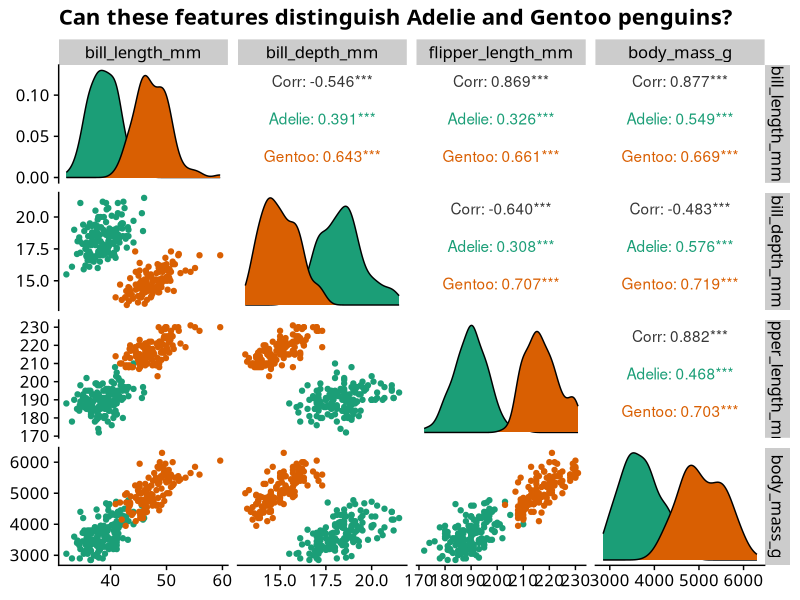
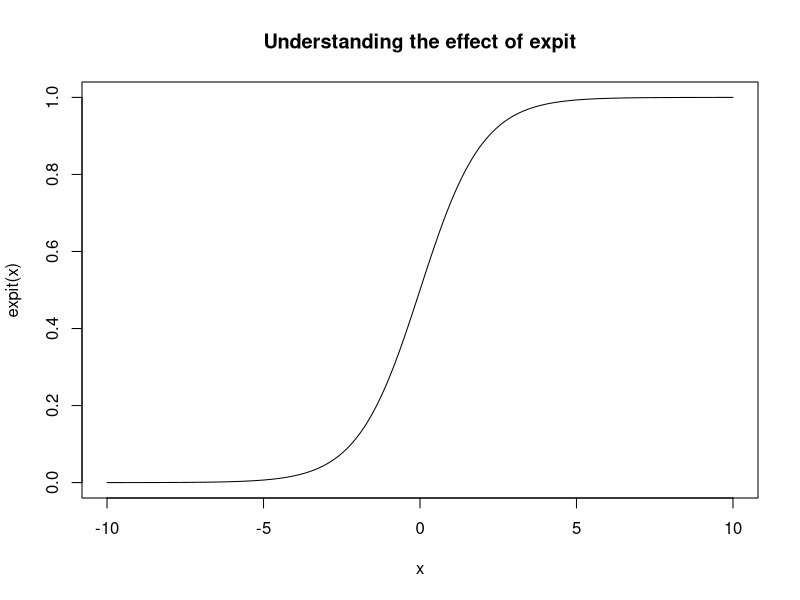
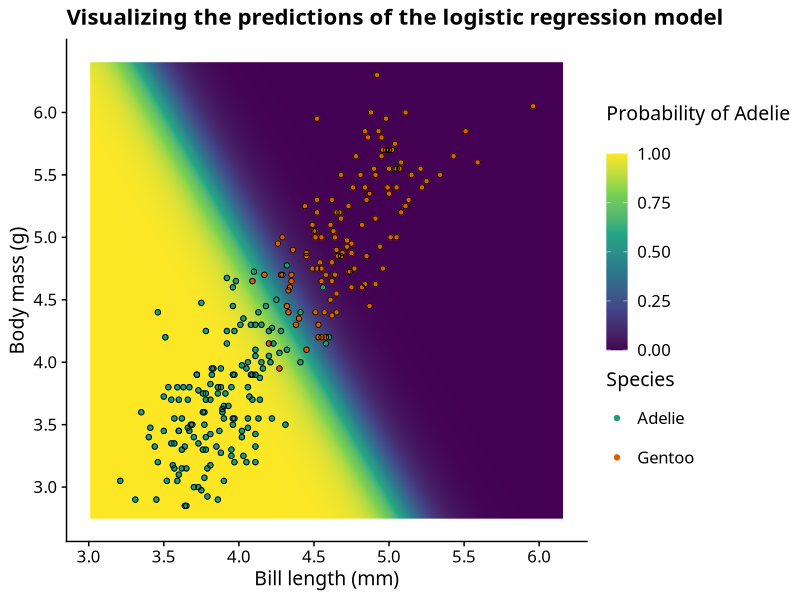

Generate these figures, in order, with R:
## ---- chunk 1
library(tidyverse)
library(gganimate)

library(Hmisc)

library(palmerpenguins)

library(patchwork)
library(kableExtra)
library(glue)

# Set global ggplot theme
theme_set(cowplot::theme_cowplot(font_size=14,
                                 font_family = "Source Sans Pro"))
## ---- chunk 2
# Load and rename data
data(penguins)
df <- penguins
## ---- chunk 3
df <-
df %>%
  filter(species %in% c("Adelie", "Gentoo")) %>%
  mutate(adelie = as.integer(species == "Adelie")) %>%
  select(species, adelie, bill_length_mm:body_mass_g) %>%
  drop_na()
## ---- chunk 4
#| echo: false

# View data
df %>%
  kbl() %>%
  kable_styling() %>%
  scroll_box(height = "300px")
## ---- chunk 5
html(describe(df))
## ---- chunk 6
#| column: page-right
#| fig-width: 12
df %>%
  GGally::ggpairs(mapping = aes(color=species),
                  columns = c("bill_length_mm",
                              "bill_depth_mm",
                              "flipper_length_mm",
                              "body_mass_g"),
                  title = "Can these features distinguish Adelie and Gentoo penguins?") +
  scale_color_brewer(palette="Dark2") +
  scale_fill_brewer(palette="Dark2")
## ---- chunk 7
df$bill_length_cm <- df$bill_length_mm / 10
df$body_mass_kg <- df$body_mass_g / 1000
## ---- chunk 8
# This is a naive implementation that can overflow for large x
# expit <- function(x) exp(x) / (1 + exp(x))

# Better to use the built-in version
expit <- plogis
## ---- chunk 9
# Plot the output of the expit() function for x values between -10 and 10
x <- seq(-10, 10, length.out=1e5)
plot(x,
     expit(x),
     type = "l",
     main = "Understanding the effect of expit")
## ---- chunk 10
# Fit the logistic regression model
model_glm <- glm(adelie ~ bill_length_cm + body_mass_kg,
                 family=binomial(link = "logit"),
                 data=df)
## ---- chunk 11
# Create a grid of values on which to evaluate probabilities
grid <-
crossing(bill_length_cm = seq(min(df$bill_length_cm)-0.2, max(df$bill_length_cm)+0.2, 0.001),
         body_mass_kg = seq(min(df$body_mass_kg)-0.1, max(df$body_mass_kg)+0.1, 0.005))
## ---- chunk 12
# Take a look at the structure of `grid`
head(grid)
## ---- chunk 13
grid$predicted <- predict(model_glm, grid, type = "response")
## ---- chunk 14
#| column: page-right
#| fig-width: 12
grid %>%
  ggplot() +
  aes(x=bill_length_cm,
      y=body_mass_kg) +
  geom_raster(aes(fill=predicted)) +
  geom_point(data=df, mapping = aes(color=species)) +
  geom_point(data=df, color="black", shape=21) +
  scale_fill_viridis_c(breaks = seq(0, 1, 0.25),
                       limits=c(0,1)) +
  scale_color_brewer(palette="Dark2") +
  scale_x_continuous(breaks=seq(3, 6, 0.5)) +
  scale_y_continuous(breaks=seq(3, 6, 0.5)) +
  labs(fill = "Probability of Adelie\n",
       color = "Species",
       x = "Bill length (mm)",
       y = "Body mass (g)",
       title = "Visualizing the predictions of the logistic regression model") +
  theme(legend.key.height = unit(1, "cm"))
## ---- chunk 15
neg_loglikelihood_function <- function(parameters){
  
  # optim() expects the parameters as a single vector, so we set the coefficients
  # as the elements of a vector called `parameters`
  b0 <- parameters[1]
  b1 <- parameters[2]
  b2 <- parameters[3]
  
  linear_predictor <- (b0) + (b1*df$bill_length_cm) + (b2*df$body_mass_kg)
  
  # Likelihood for each observation
  # If the observation is Adelie, then the likelihood is the probability of Adelie
  # If the observation is not Adelie (i.e., Gentoo), then the likelihood is the probability of not Adelie
  # which is 1 - P(Adelie)
  likelihood <- ifelse(df$adelie==1,
                       expit(linear_predictor),
                       1-expit(linear_predictor))
  
  # Log-likelihood for each observation
  log_likelihood <- log(likelihood)
  
  # Joint log-likelihood for all the observations. Note the sum because
  # multiplication is addition on the log-scale
  total_log_likelihood <- sum(log_likelihood)
  
  # the optim() function only minimizes, so we return the negative log-likelihood
  # and then maximize it
  return(-total_log_likelihood)
}
## ---- chunk 16
neg_loglikelihood_function(c(1,2,3))
## ---- chunk 17
optim_results <-
  optim(par=c(0,0,0),                      # Initial values
        fn = neg_loglikelihood_function,   # Objective function to be minimized
        method="Nelder-Mead")              # Optimization method
## ---- chunk 18
optim_results$par
## ---- chunk 19
coef(model_glm)
## ---- chunk 20
gradient <- function(parameters){
  # Given a vector of parameters values, return the current gradient
  
  b0 <- parameters[1]
  b1 <- parameters[2]
  b2 <- parameters[3]
  
  # Define design matrix
  X <- cbind(rep(1, nrow(df)),
                 df$bill_length_cm,
                 df$body_mass_kg)
  
  beta <- matrix(parameters)
  
  y_hat <- expit(X %*% beta)
  
  gradient <- t(X) %*% (y_hat - df$adelie)
  
  return(gradient)
}
## ---- chunk 21
#| cache: true

step_size <- 0.001
theta <- c(0,0,0)
iter <- 1

while (TRUE) {
  iter <- iter + 1
  current_gradient <- gradient(theta)
  
  theta_new <- theta - (step_size * current_gradient)
  
  if (norm(theta - theta_new, type="2") < 1e-6) {
    break
  } else{
    theta <- theta_new
  }
}

print(glue("Number of iterations: {iter}"))
print(glue("Final parameter values: {as.numeric(theta)}"))
print(glue("`glm()` parameter values (for comparison): {as.numeric(coef(model_glm))}"))
